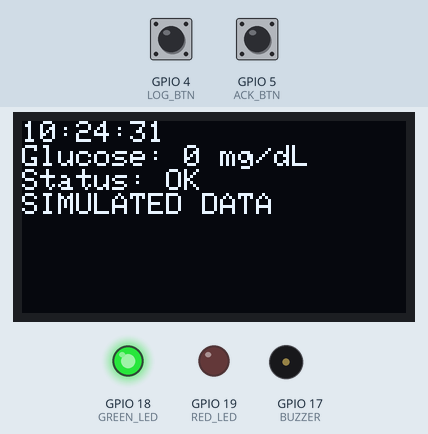
The sketch below on a simulated ESP32. Parts: 128×64 one-colour display, output pins drawn as LEDs (lit = HIGH), buzzer (waves = sounding, pin HIGH). Dashed ring = blinking. Inputs (shaded band) come from the test bench; at power-on: GPIO 4 (LOG_BTN) HIGH, GPIO 5 (ACK_BTN) HIGH. The local clock reads 2024-03-15 10:24:30 at power-on unless the sketch sets it; what the sketch prints to the serial monitor is not drawn.

Above: at 1.4 s.
1.5 s: GPIO 4 (LOG_BTN) pulled LOW for 0.15 s
At 2.8 s:
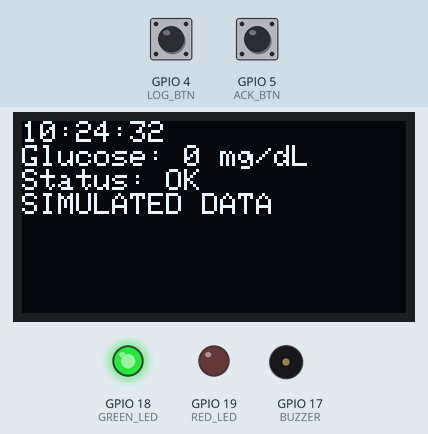
At 15.69 s:
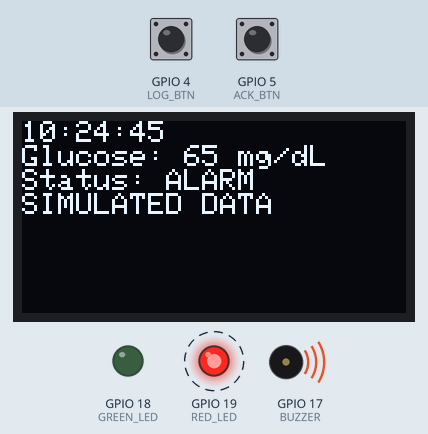
Timing chart, 0 to 16.8 s (numbered marks = the images above; inputs shaded):
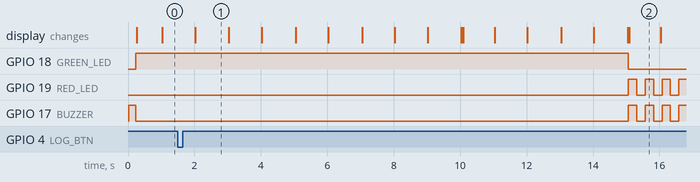

The sketch:

SmartGlucoseLogger.ino
```cpp
#include <Wire.h>
#include <RTClib.h>
#include <Adafruit_GFX.h>
#include <Adafruit_SSD1306.h>

// Pin assignments
#define SDA_PIN   21
#define SCL_PIN   22
#define RED_LED   19
#define GREEN_LED 18
#define BUZZER    17
#define ACK_BTN    5
#define LOG_BTN    4

// Glucose alarm limits (mg/dL)
const int LOW_LIMIT  = 70;
const int HIGH_LIMIT = 180;
const unsigned long READING_INTERVAL = 5000;

// SIMULATED test values (not from a sensor)
const int simReadings[] = {110, 95, 65, 150, 200, 120, 88, 170};
const int simCount = sizeof(simReadings) / sizeof(simReadings[0]);

// Insulin dose times (24-hour clock)
const int DOSE_HOUR[] = {8, 20};
const int DOSE_MIN[]  = {0, 0};
const int DOSE_COUNT  = 2;

Adafruit_SSD1306 display(128, 64, &Wire, -1);
RTC_DS3231 rtc;

int currentReading = 0;
int simIndex = 0;
unsigned long lastReadingTime = 0;
bool alarmOn = false;
bool reminderOn = false;
int lastReminderKey = -1;
bool blinkState = false;
unsigned long lastBlink = 0;

void logEntry(DateTime t, int value, const char* tag) {
  char buf[90];
  sprintf(buf, "%s %04d-%02d-%02d %02d:%02d:%02d  %d mg/dL (SIMULATED)",
          tag, t.year(), t.month(), t.day(),
          t.hour(), t.minute(), t.second(), value);
  Serial.println(buf);
}

void nextSimulatedReading() {
  currentReading = simReadings[simIndex];
  simIndex = (simIndex + 1) % simCount;

  if (currentReading < LOW_LIMIT || currentReading > HIGH_LIMIT) {
    alarmOn = true;
  }
}

void setup() {
  Serial.begin(115200);

  pinMode(RED_LED, OUTPUT);
  pinMode(GREEN_LED, OUTPUT);
  pinMode(BUZZER, OUTPUT);
  pinMode(ACK_BTN, INPUT_PULLUP);
  pinMode(LOG_BTN, INPUT_PULLUP);

  Wire.begin(SDA_PIN, SCL_PIN);

  if (!display.begin(SSD1306_SWITCHCAPVCC, 0x3C)) {
    Serial.println("OLED not found");
    while (true) delay(100);
  }
  if (!rtc.begin()) {
    Serial.println("DS3231 not found");
    while (true) delay(100);
  }

  // Set the clock only if its battery has run out
  if (rtc.lostPower()) {
    rtc.adjust(DateTime(F(__DATE__), F(__TIME__)));
  }

  display.setTextSize(1);
  display.setTextColor(SSD1306_WHITE);

  // Startup beep to confirm the buzzer works
  digitalWrite(BUZZER, HIGH);
  delay(200);
  digitalWrite(BUZZER, LOW);
}

void loop() {
  DateTime now = rtc.now();

  // Glucose: new test reading every READING_INTERVAL
  if (millis() - lastReadingTime >= READING_INTERVAL) {
    lastReadingTime = millis();
    nextSimulatedReading();
    logEntry(now, currentReading, "AUTO");
  }

  // Insulin reminder: fire at each scheduled dose time, once per minute
  int nowKey = now.hour() * 60 + now.minute();
  for (int i = 0; i < DOSE_COUNT; i++) {
    int doseKey = DOSE_HOUR[i] * 60 + DOSE_MIN[i];
    if (nowKey == doseKey && nowKey != lastReminderKey) {
      reminderOn = true;
      lastReminderKey = nowKey;
    }
  }

  // Log button: record the current value with a timestamp
  static bool lastLogState = HIGH;
  bool logState = digitalRead(LOG_BTN);
  if (lastLogState == HIGH && logState == LOW) {
    logEntry(now, currentReading, "LOG");
  }
  lastLogState = logState;

  // Ack button: silence the glucose alarm and the insulin reminder
  if (digitalRead(ACK_BTN) == LOW) {
    alarmOn = false;
    reminderOn = false;
  }

  // Alarm output: red LED and buzzer blink for either alert
  bool anyAlert = alarmOn || reminderOn;
  if (anyAlert) {
    digitalWrite(GREEN_LED, LOW);
    if (millis() - lastBlink > 250) {
      lastBlink = millis();
      blinkState = !blinkState;
      digitalWrite(RED_LED, blinkState);
      digitalWrite(BUZZER, blinkState);
    }
  } else {
    digitalWrite(RED_LED, LOW);
    digitalWrite(BUZZER, LOW);
    digitalWrite(GREEN_LED, HIGH);
  }

  // OLED: refresh when the time or reading changes
  static int lastSec = -1;
  static int lastShown = -1;
  if (now.second() != lastSec || currentReading != lastShown) {
    lastSec = now.second();
    lastShown = currentReading;

    char l1[24], l2[24], l3[24], l4[24];
    sprintf(l1, "%02d:%02d:%02d", now.hour(), now.minute(), now.second());
    sprintf(l2, "Glucose: %d mg/dL", currentReading);
    sprintf(l3, "Status: %s",
            alarmOn ? "ALARM" : (reminderOn ? "INSULIN DUE" : "OK"));
    sprintf(l4, "SIMULATED DATA");

    display.clearDisplay();
    display.setCursor(0, 0);
    display.println(l1);
    display.println(l2);
    display.println(l3);
    display.println(l4);
    display.display();
  }

  delay(20);
}
```
